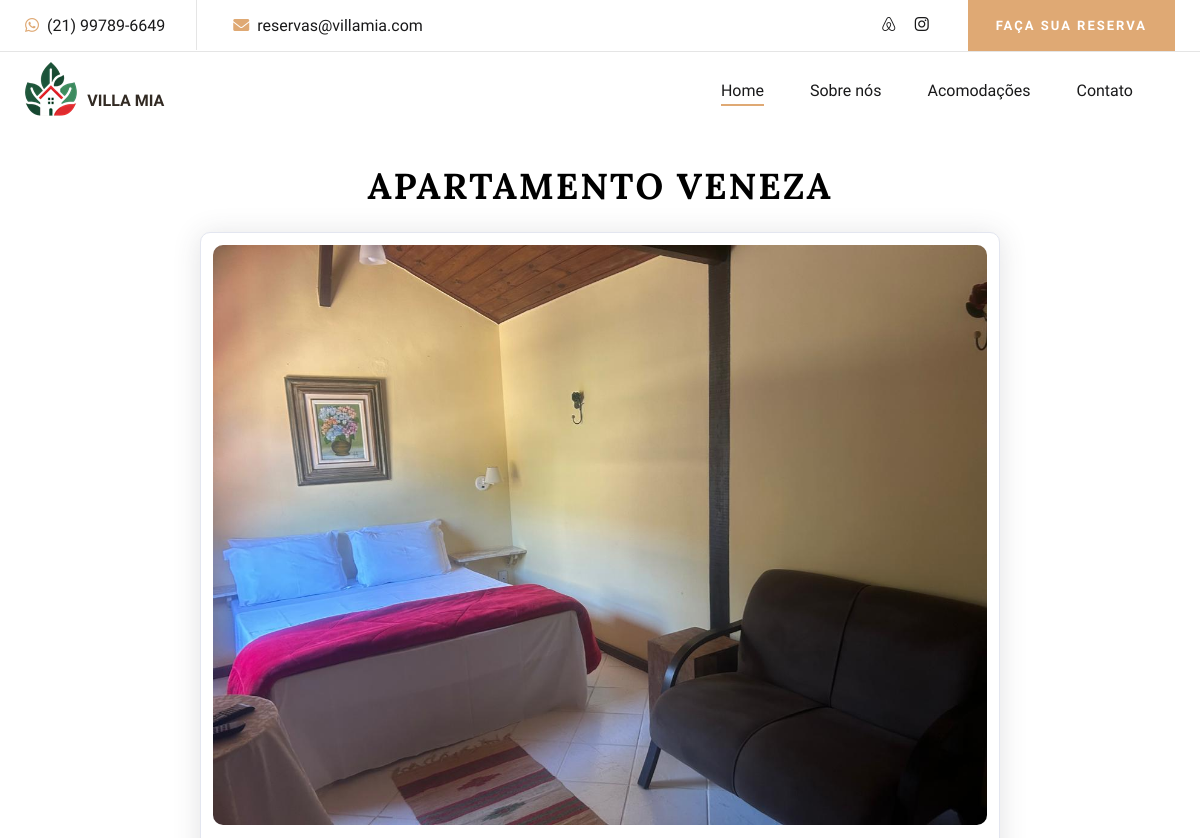
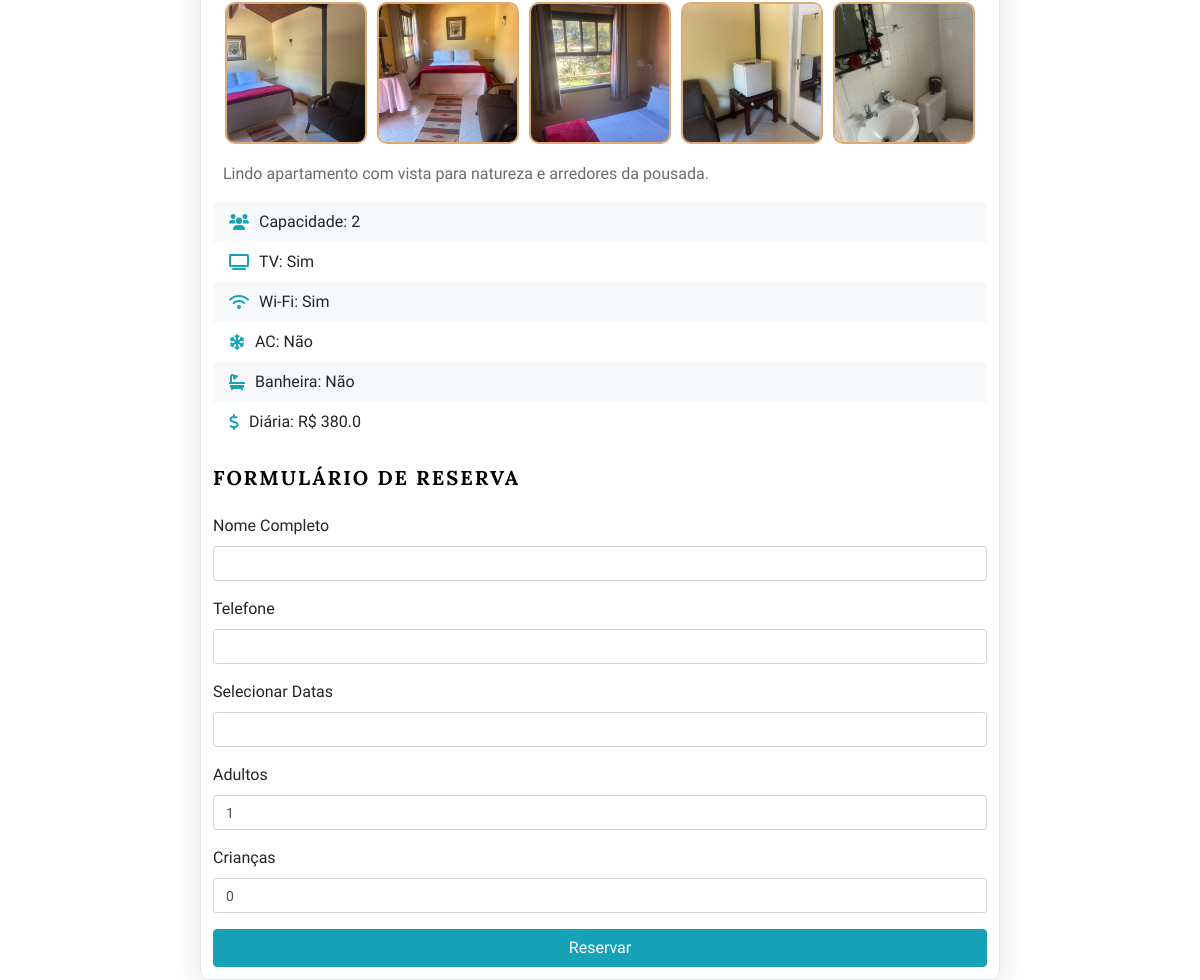
/check_availability/11/, run on the app's committed database (2 pictures, top to bottom).
### backend/models.py (models this page shows, shortened)
class Room(models.Model):
    title = models.CharField(max_length=200)
    description = models.CharField(max_length=600)
    image = models.ImageField(upload_to='room_images/', blank=True, null=True)  # Main image
    capacity = models.IntegerField()
    ac = models.BooleanField(default=False)
    tv = models.BooleanField(default=True)
    wifi = models.BooleanField(default=True)
    bathtub = models.BooleanField(default=False)
    price = models.FloatField()
    category = models.ForeignKey(Category, on_delete=models.CASCADE, default=1)
    available = models.BooleanField(default=True)

class RoomImage(models.Model):
    room = models.ForeignKey(Room, related_name='images', on_delete=models.CASCADE)
    image = models.ImageField(upload_to='room_images/')

### backend/views.py (the view)
# urls.py: path('check_availability/<int:room_id>/', views.check_availability, name='check_availability'),
def check_availability(request, room_id):
    room = get_object_or_404(Room, id=room_id)
    bookings = Booking.objects.filter(room=room).exclude(check_out__lt=datetime.date.today())
    images = room.images.all()
    booked_dates = []
    for booking in bookings:
        current_date = booking.check_in
        while current_date <= booking.check_out:
            booked_dates.append(current_date.strftime('%Y-%m-%d'))
            current_date += datetime.timedelta(days=1)
    if request.method == 'POST':
        form = BookingForm(request.POST)
        if form.is_valid():
            booking = form.save(commit=False)
            booking.room = room
            booking.save()
            return redirect('success_page')
    else:
        form = BookingForm()
    return render(request, 'backend/check_availability.html', {
        'room': room,
        'booked_dates': booked_dates,
        'form': form,
        'images': images
    })

### backend/forms.py (shortened to what this page needs)
class BookingForm(forms.ModelForm):
    class Meta:
        model = Booking
        fields = ['guest_name', 'phone_number', 'check_in', 'check_out', 'adults', 'children']
        widgets = {
            'guest_name': forms.TextInput(attrs={'class': 'form-control'}),
            'phone_number': forms.TextInput(attrs={'class': 'form-control', 'maxlength': 13}),
            'check_in': forms.HiddenInput(),
            'check_out': forms.HiddenInput(),
            'adults': forms.NumberInput(attrs={'class': 'form-control', 'min': 1, 'max': 10}),
            'children': forms.NumberInput(attrs={'class': 'form-control', 'min': 0, 'max': 10}),
        }
        labels = {
            'guest_name': 'Nome Completo',
            'phone_number': 'Telefone',
            'adults': 'Adultos',
            'children': 'Crianças',
        }
    def __init__(self, *args, **kwargs):
        super(BookingForm, self).__init__(*args, **kwargs)
        self.fields['guest_name'].required = True
        self.fields['phone_number'].required = True
        self.fields['adults'].initial = 1
        self.fields['children'].initial = 0

### backend/templates/backend/check_availability.html (shortened to what this page needs)
{% extends "backend/layout.html" %}
{% block extra_head %}
<link rel="stylesheet" href="https://cdn.jsdelivr.net/npm/flatpickr/dist/flatpickr.min.css">
<link rel="stylesheet" href="https://cdnjs.cloudflare.com/ajax/libs/font-awesome/6.0.0-beta3/css/all.min.css">
{% endblock %}
{% block body %}
<div class="container">
    <h1 class="my-4 room-title">{{ room.title }}</h1>
    <div class="card card-custom">
        <div class="card-body">
            <img id="main-image" src="{{ room.image.url }}" class="card-img-top" alt="{{ room.title }}">
            <div class="thumbnail-container">
                <img src="{{ room.image.url }}" class="thumbnail" onclick="changeMainImage('{{ room.image.url }}')">
                {% for image in images %}
                    <img src="{{ image.image.url }}" class="thumbnail" onclick="changeMainImage('{{ image.image.url }}')">
                {% endfor %}
            </div>
            <p class="card-text" style="margin-top: 12px; margin-left: 10px;">{{ room.description }}</p>
            <ul class="list-group list-group-flush mb-4">
                <li class="list-group-item"><i class="fas fa-users"></i>Capacidade: {{ room.capacity }}</li>
                <li class="list-group-item"><i class="fas fa-tv"></i>TV: {{ room.tv|yesno:"Sim,Não" }}</li>
                <li class="list-group-item"><i class="fas fa-wifi"></i>Wi-Fi: {{ room.wifi|yesno:"Sim,Não" }}</li>
                <li class="list-group-item"><i class="fas fa-snowflake"></i>AC: {{ room.ac|yesno:"Sim,Não" }}</li>
                <li class="list-group-item"><i class="fas fa-bath"></i>Banheira: {{ room.bathtub|yesno:"Sim,Não" }}</li>
                <li class="list-group-item"><i class="fas fa-dollar-sign"></i>Diária: R$ {{ room.price }}</li>
            </ul>
            <form method="post">
                <div class="form-group">
                    <h3 class="res-form">Formulário de Reserva</h3><br/>
                    <label for="guest_name">Nome Completo</label><br/>
                    {{ form.guest_name }}
                </div>
                <div class="form-group">
                    <label for="phone_number">Telefone</label><br/>
                    {{ form.phone_number }}
                </div>
                <div class="form-group">
                    <label for="dates">Selecionar Datas</label>
                    <input type="text" id="date_range" class="form-control flatpickr-input" name="date_range">
                </div>
                <div class="form-group">
                    <label for="adults">Adultos</label><br/>
                    {{ form.adults }}
                </div>
                <div class="form-group">
                    <label for="children">Crianças</label><br/>
                    {{ form.children }}
                </div>
                <button type="submit" class="btn btn-info">Reservar</button>
            </form>
        </div>
    </div>
</div>
{% endblock %}

### backend/static/css/mobile.css (style rules this page uses)
body { margin: 0; padding: 0; overflow-x: hidden; }
.container, .container-fluid { padding-left: 15px; padding-right: 15px; }

### backend/static/css/style.css (style rules this page uses)
html, body { height: 100%; font-family: "Cabin", sans-serif; -webkit-font-smoothing: antialiased; font-smoothing: antialiased; }
h1, h2, h3, h4, h5, h6 { margin: 0; color: #111111; font-weight: 400; font-family: "Lora", serif; }
h1 { font-size: 70px; }
h3 { font-size: 30px; }
p { font-size: 16px; font-family: "Cabin", sans-serif; color: #6b6b6b; font-weight: 400; line-height: 26px; margin: 0 0 15px 0; }
img { max-width: 100%; }
ul, ol { padding: 0; margin: 0; }
@media only screen and (min-width: 1200px) { .container { max-width: 1180px; } }

### backend/templates/backend/check_availability.html (style rules this page uses)
.card-img-top { max-width: auto !important; max-height: 580px !important; width: 100%; border-radius: 10px; transition: opacity 0.5s ease-in-out; }
.room-title { display: flex; justify-content: center; font-size: 36px; color: #000000; font-weight: 700; text-transform: uppercase; letter-spacing: 2px; margin-bottom: 20px; }
.res-form { display: flex; justify-content: start; font-size: 20px; color: #000000; font-weight: 700; text-transform: uppercase; letter-spacing: 2px; }
.card-custom { display: flex; flex-direction: column; align-items: center; margin-bottom: 20px; border: 1px solid #e3e6f0; border-radius: 10px; box-shadow: 0 0.15rem 1.75rem 0 rgba(58,59,69,0.15); max-width: 800px; margin: 0 auto; }
.card-custom .card-body { padding: 12px; width: 100%; }
.card-custom .form-group { margin-bottom: 1rem; }
.card-custom .form-control { height: calc(1.5em + .75rem + 2px); padding: .375rem .75rem; font-size: .875rem; line-height: 1.5; border-radius: .2rem; }
.card-custom .btn-info { background-color: #17a2b8; border-color: #17a2b8; width: 100%; }
.list-group-item { background-color: transparent; border: none; padding: .5rem 1rem; display: flex; align-items: center; }
.list-group-item:nth-child(odd) { background-color: #f8f9fa; }
.list-group-item i { margin-right: 10px; color: #17a2b8; }
.thumbnail { width: 142px; height: 142px; object-fit: cover; margin: 5px; cursor: pointer; border: 2px solid transparent; }
.thumbnail-container { display: flex; justify-content: center; flex-wrap: wrap; margin-top: 10px; }
.thumbnail { border: 2px solid #dfa974; border-radius: 10px; }

### data on the page
Room: title "APARTAMENTO VENEZA", image (picture), description "Lindo apartamento com vista para natureza e arredores da pousada.", capacity "2", tv "Sim", wifi "Sim", ac "Não", bathtub "Não", price "380.0"
RoomImage: image (picture)
RoomImage: image (picture)
RoomImage: image (picture)
RoomImage: image (picture)
